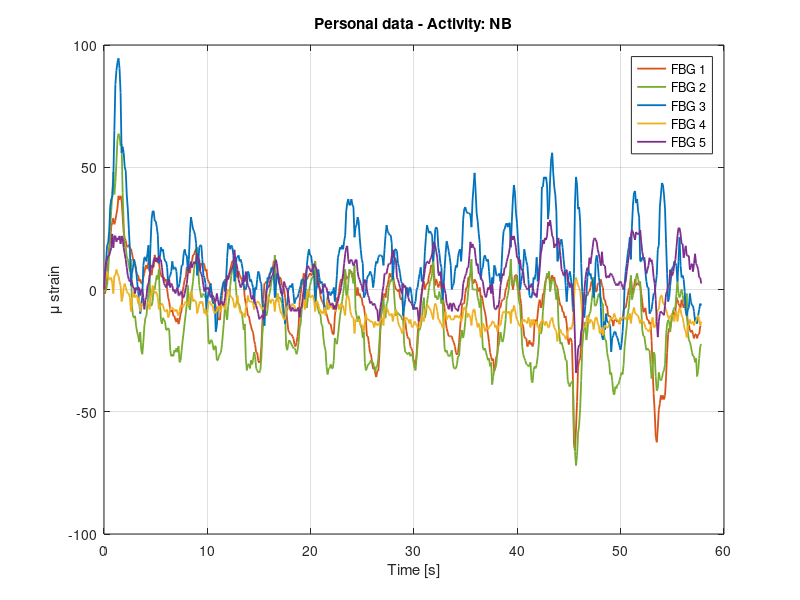
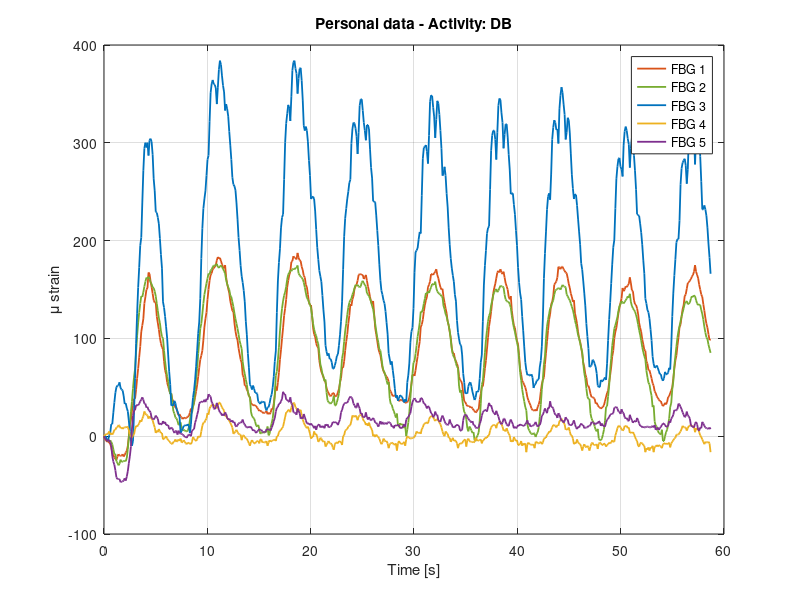
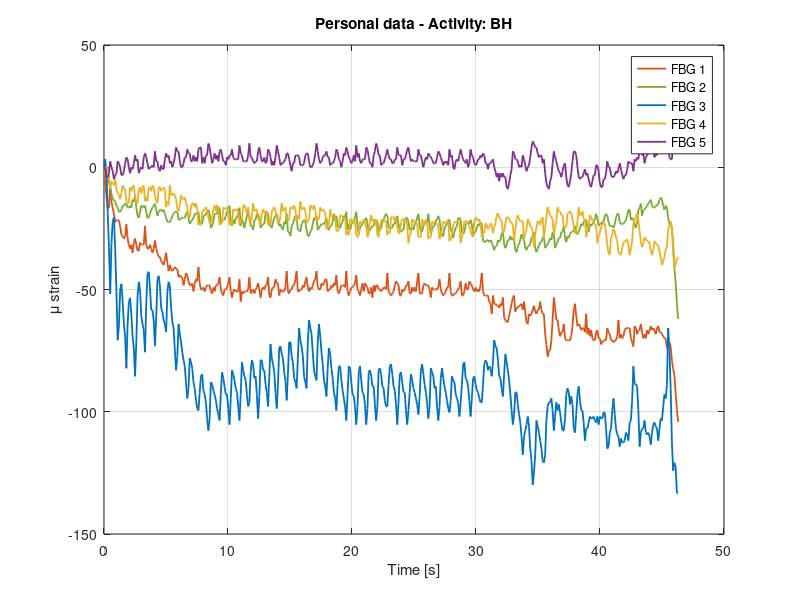

MATLAB code for these plots, in order: (Note: this script raises an error after producing the figures.)
clc
clear all
close all

colors = [
    0.8500, 0.3250, 0.0980;  % Rosso tenue
    0.4660, 0.6740, 0.1880;  % Verde
    0.0000, 0.4470, 0.7410;  % Blu
    0.9290, 0.6940, 0.1250;  % Giallo oro
    0.4940, 0.1840, 0.5560;  % Viola
];

%% Time feature extraction

S = 13; % Number of subjects
activities = {'NB', 'DB', 'BH'}; % Types of activities
% NB = Normal Breathing, DB = Deep Breathing, BH = Breath Holding
numActivities = length(activities);

basePath = 'C:...'; % Path to the folder containing CSV files
baseFilename = sprintf('FBG1_main.txt');

load('breathing_signals.mat'); % Data from other subjects

%% my strain plots

k = 0.79;

for i = 1:3
    signal = cut_data{5, i};
    N = length(signal);
    t = linspace(0, N*0.1, N);

    figure(i)
    legendEntries = cell(1, 5);
    for j = 1:5
        lambda_B = signal(1,j);
        strain = (signal(:, j) - lambda_B)/(lambda_B*k)*10^6;

        plot(t, strain, 'color', colors(j, :), 'LineWidth', 1.3);
        hold on; grid on;
        legendEntries{j} = sprintf('FBG %d', j);
    end
    xlabel('Time [s]');
    ylabel('\mu strain');
    title(sprintf('Personal data - Activity: %s', activities{i}));
    legend(legendEntries, 'Location', 'best'); % Aggiunta legenda
end

%% Divide the signals half by half to have more samples

breath_data = cell(2*S,numActivities);

for s = 1:S
    for a = 1:numActivities
        for f = 1:5

            N = length(cut_data{s,a});
            breath_data{s,a}(:,f) = cut_data{s,a}(1:round(N/2),f);
            breath_data{s+S,a}(:,f) = cut_data{s,a}(round(N/2)+1:end,f);

        end
    end
end


%% KNN Classification

R = 2;
FeatureTypes = {'RMS', 'stdev', 'min', 'max', 'range', 'firstPeak_freq'};
numFeatureTypes = length(FeatureTypes);
numFeatures = 1 + 5 * numFeatureTypes + 1; % 1 subject ID + 5 FBG components x numFeatureTypes + 1 label = 32 columns
featureMatrix = zeros(S * R * numActivities, numFeatures); % (S*R*numActivities) x (numFeatures) = total number of signals
rowIdx = 1; % Index to fill the feature matrix

%initialize features
RMS = zeros(1,5);
STD = zeros(1,5);
MAX = zeros(1,5);
MIN = zeros(1,5);
range = zeros(1,5);
firstPeak_FreqDom = zeros(1,5);

for s = 1:2*S % subject

    for a = 1:numActivities % activity
        activity = activities{a}; % Name of the activity

        for f = 1:5 %FBGs

            % FEATURE EXTRACTION (in time)
            % TIME DOMAIN FEATURES

            RMS(f) = rms(breath_data{s,a}(:,f)) -mean(breath_data{s,a}(:,f));
            STD(f) = std(breath_data{s,a}(:,f));
            MIN(f) = min(breath_data{s,a}(:,f)) -mean(breath_data{s,a}(:,f));
            MAX(f) = max(breath_data{s,a}(:,f)) -mean(breath_data{s,a}(:,f));
            range(f) = MAX(f) - MIN(f);

            % FREQUENCY DOMAIN FEATURES
            % we first compute the Magnitude of the specturm via FFT
            Fs = 10; % Sampling frequency

            signal = breath_data{s,a}(:,f);% - mean(breath_data{s,a}(:,f));
            N = length(signal); % Length of the signal

            % Compute FFT
            FFT_signal = fft(signal); % FFT of the signal ---> complex values
            P2 = abs(FFT_signal / N); % Magnitude of the FFT. It is a two-sided spectrum, symmetric around the Nyquist frequncy
            P1 = P2(1:N/2+1); % Single-sided spectrum
            P1(2:end-1) = 2 * P1(2:end-1); % Adjust amplitude: double it for all components except the f=0Hz and f = Nyquist frequency

            % Frequency vector
            freq = Fs * (0:(N/2)) / N;

            % Minimum distance between peaks in Hz
            minPeakDistance = 0.02;
            minPeakHeight = 0.3*max(P1(2:end));

            % Use findpeaks to detect peaks
            [peaks, locs] = findpeaks(P1, freq, 'MinPeakHeight', minPeakHeight,'MinPeakDistance',minPeakDistance);
            % Filter out peaks below a frequency threshold (e.g., 0.5 Hz)
            validIdx = locs >= 0.1;
            peaks = peaks(validIdx);
            locs = locs(validIdx);

            % Extract the "base" step frequency (first peak)
            % The second condition has the intention to discriminate
            % the very small peaks in standing activity signals
            if ~isempty(locs) %&& any(peaks>=0.005)
                firstPeak_FreqDom(f) = locs(1); % Store the first peak frequency
            else
                firstPeak_FreqDom(f) = 0; % No peak detected ---> step freq = 0 Hz
            end
        end

        % Fill the feature matrix
        featureMatrix(rowIdx, :) = [s, RMS, STD, MIN, MAX, range, firstPeak_FreqDom, a]; % Store activity label

        rowIdx = rowIdx + 1; % Move to the next row

    end
end

%% 3D Scatter Plot with Custom Feature Selection (Improved Visibility)
% List the available features (corresponding to columns in your featureMatrix)
featureNames = { 'RMS_1', 'RMS_2', 'RMS_3','RMS_4','RMS_5','stdev_1', 'stdev_2', 'stdev_3','stdev_4','stdev_5', 'min_1', 'min_2', 'min_3' ...
                'min_4','min_5', 'max_1', 'max_2','max_3','max_4','max_5', 'range_1', 'range_2', 'range_3','range_4','range_5','freq_peak_1','freq_peak_2','freq_peak_3','freq_peak_4','freq_peak_5'};

% Prompt user to select three features
fprintf('Available Features:\n');
for i = 1:length(featureNames)
    fprintf('%d: %s\n', i, featureNames{i});
end

% Select features by their index
feat1 = input('Select the index of the 1st feature: ');
feat2 = input('Select the index of the 2nd feature: ');
feat3 = input('Select the index of the 3rd feature: ');

% Extract the selected features from the feature matrix
x = featureMatrix(:, feat1 +1);
y = featureMatrix(:, feat2 +1);
z = featureMatrix(:, feat3 +1);
labels = featureMatrix(:, end); % Activity labels (assumed last column)

% Define colors and markers for different activities
colors = ['r', 'g', 'b']; % Red, Green, Blue for activities
markers = ['o', 's', 'd']; % Circle, Square, Diamond markers
markerSize = 80; % Larger marker size
lineWidth = 1.5; % Thicker marker edges

% Create a new figure for the 3D scatter plot
figure;
hold on;

% Plot points for each activity
for i = 1:numActivities
    % Extract points for the current activity
    activityIdx = (labels == i);

    % 3D scatter plot for the current activity
    scatter3(x(activityIdx), y(activityIdx), z(activityIdx),   markerSize, colors(i), markers(i), 'filled', ...
             'MarkerEdgeColor', 'k', 'LineWidth', lineWidth); % Thicker edges
end

% Customize the plot
xlabel(featureNames{feat1}, 'Interpreter', 'none');
ylabel(featureNames{feat2}, 'Interpreter', 'none');
zlabel(featureNames{feat3}, 'Interpreter', 'none');
title('3D Scatter Plot of Selected Features');
legend(activities, 'Location', 'best');
grid on;
view(3); % Ensure 3D view is active
hold off;

%% k-nearest neighbor (KNN) Classifier Implementation and Testing
% Split data into training and testing sets
test_ratio = 0.3;
total = size(featureMatrix,1);
numTest = round(test_ratio * total);

% shuffle the data
randomOrder = randperm(total);
shuffled_featureMatrix = featureMatrix(randomOrder, :);

k = [1 2 3 4 5 6 7 8 9 10];
accuracy = zeros(1,length(k));

for j=1:length(k)
    trainData = shuffled_featureMatrix(1:end-numTest, 2:end-1); % All but last "numTest" rows, exclude label column
    trainLabels = shuffled_featureMatrix(1:end-numTest, end); % Labels for training data
    testData = shuffled_featureMatrix(end-numTest+1:end, 2:end-1); % Last 3 rows for testing, exclude label column
    testLabels = shuffled_featureMatrix(end-numTest+1:end, end); % Labels for testing data

    % Define and train the KNN model
    KNN_model = fitcknn(trainData, trainLabels, 'NumNeighbors', k(j)); % model training
    % Predict labels for the test data
    predictedLabels = predict(KNN_model, testData);

    % Calculate and display accuracy
    accuracy(j) = sum(predictedLabels == testLabels) / numTest * 100;
end

% Plot accuracy in function of numTest

figure();
for j = 1:length(k)
    if (accuracy(j) <= 50)
        plot(k(j), accuracy(j), 'r*', 'MarkerSize', 10, 'LineWidth', 2);
    elseif (accuracy(j) >= 80)
        plot(k(j), accuracy(j), 'g*', 'MarkerSize', 10, 'LineWidth', 2);
    else
        plot(k(j), accuracy(j), 'k*', 'MarkerSize', 10, 'LineWidth', 1);
    end
    hold on;

    text(k(j), accuracy(j) - 1.5, sprintf('%.1f', accuracy(j)), 'FontSize', 10, 'HorizontalAlignment', 'center');
end

xlim([0 11])
grid on;
xlabel('K');
ylabel('Accuracy [%]');
title('Accuracy with different K neighbors');

%% Windowing time signals: Pre-operation

data = cell(S,numActivities);
cut_data = cell(S,numActivities);

for s = 1:S % subject
    for a = 1:numActivities % activity
        activity = activities{a};

            fileFolder = sprintf('Subject_%d_%s', s, activity); % Generate the file name
            filepath = fullfile(basePath, fileFolder, baseFilename); % Full path to the file

            % Import the file
            rawData = readtable(filepath);
            rawData.Properties.VariableNames = {'FBG1','FBG2','FBG3','FBG4','FBG5'};
            data{s,a} = rawData;

            % Cutting signals
            N = height(data{s,a});
            t = linspace(0,N*0.1,N); %time
            figure()

            for i=1:5 %cycle the FBGs

                y = table2array(data{s,a}(:,i));

                subplot(5,1,i)
                plot(t,y,'color',colors(i,:),'LineWidth',1.5);
                xlabel('Time [s]');
                ylabel('Wavelength [nm]');
                sgtitle(sprintf('Subject %d - Activity: %s',s,activity));
            end
            [x_points, ~] = ginput(2); % Ottieni due punti (x-coordinates)

            % Trova gli indici dei punti selezionati
            startIdx = find(t >= x_points(1), 1);
            endIdx = find(t >= x_points(2), 1);

            % Taglia il segnale
            for i=1:5
                y = table2array(data{s,a}(:,i));
                cut_data{s,a}(:,i)= y(startIdx:endIdx);
            end
    end
end

%save('breathing_signals.mat','cut_data');
